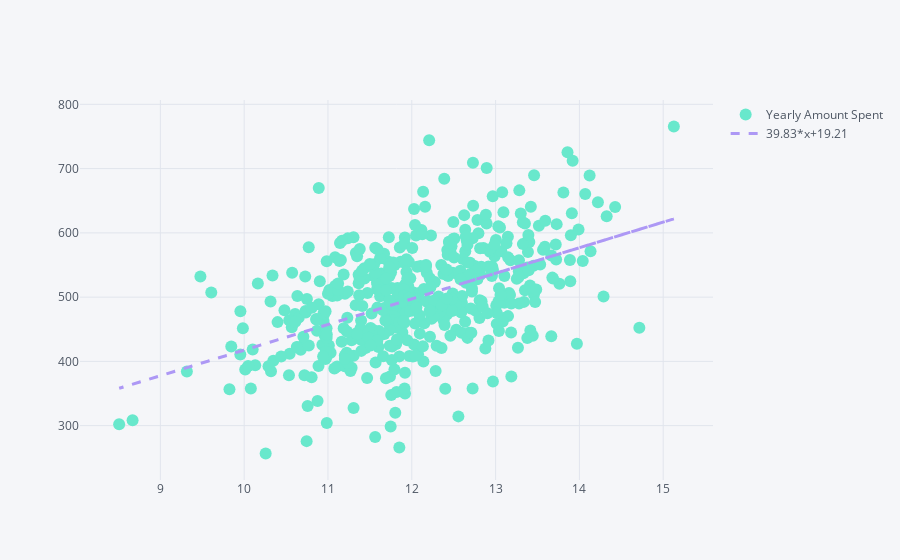

The notebook cell saved with this chart:
### Markdown cell above
**Scatter plot to compare Time on App with Yearly Amount Spent**

### Code cell
df.iplot(kind='scatter', mode='markers', x = 'Time on App', y = 'Yearly Amount Spent', color='#68e8cc',
        bestfit = True, bestfit_colors = ['#ad98f5'])

### Figure 1 — Plotly figure (JSON) as saved in the notebook; plotly's stock layout.template omitted (floating-point values rounded to 4 significant figures; data arrays with more than 128 entries replaced by an {"elided": "..."} marker saying what was removed)
{"data": [{"line": {"color": "rgba(104, 232, 204, 1.0)", "dash": "solid", "shape": "linear", "width": 1.3}, "marker": {"size": 12, "symbol": "circle"}, "mode": "markers", "name": "Yearly Amount Spent", "text": "", "type": "scatter", "x": {"elided": "500 float values"}, "y": {"elided": "500 float values"}}, {"line": {"color": "rgba(173, 152, 245, 1.0)", "dash": "dash", "shape": "linear", "width": 3}, "mode": "lines", "name": "39.83*x+19.21", "type": "scatter", "x": {"elided": "500 float values"}, "y": {"elided": "500 float values"}}], "layout": {"legend": {"bgcolor": "#F5F6F9", "font": {"color": "#4D5663"}}, "paper_bgcolor": "#F5F6F9", "plot_bgcolor": "#F5F6F9", "title": {"font": {"color": "#4D5663"}}, "xaxis": {"gridcolor": "#E1E5ED", "showgrid": true, "tickfont": {"color": "#4D5663"}, "title": {"font": {"color": "#4D5663"}, "text": ""}, "zerolinecolor": "#E1E5ED"}, "yaxis": {"gridcolor": "#E1E5ED", "showgrid": true, "tickfont": {"color": "#4D5663"}, "title": {"font": {"color": "#4D5663"}, "text": ""}, "zerolinecolor": "#E1E5ED"}}}
